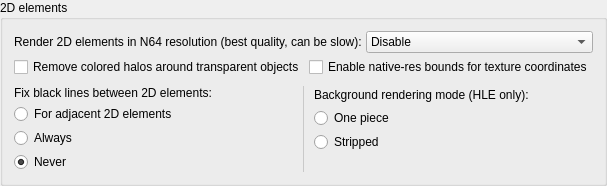
          <widget class="QGroupBox" name="nativeRes2DGroupBox">
           <property name="title">
            <string>2D elements</string>
           </property>
           <layout class="QVBoxLayout" name="verticalLayout_48">
            <property name="spacing">
             <number>9</number>
            </property>
            <item>
             <layout class="QVBoxLayout" name="verticalLayout_31">
              <property name="spacing">
               <number>4</number>
              </property>
              <property name="leftMargin">
               <number>0</number>
              </property>
              <property name="topMargin">
               <number>0</number>
              </property>
              <property name="rightMargin">
               <number>0</number>
              </property>
              <property name="bottomMargin">
               <number>0</number>
              </property>
              <item>
               <layout class="QHBoxLayout" name="nativeRes2Dlayout">
                <item>
                 <widget class="QLabel" name="nativeRes2DLabel">
                  <property name="toolTip">
                   <string>&lt;html&gt;&lt;head/&gt;&lt;body&gt;&lt;p&gt;When checked, 2D elements are rendered at the N64s resolution before copying them to output. This usually eliminates display issues with 2D elements, but it can be slow. This option uses heuristics to detect adjacent 2D elements that doesn't work for every game.&lt;/p&gt;&lt;p&gt;[Recommended: &lt;span style=&quot; font-style:italic;&quot;&gt;Checked, unless you have performance problems&lt;/span&gt;]&lt;/p&gt;&lt;/body&gt;&lt;/html&gt;</string>
                  </property>
                  <property name="text">
                   <string>Render 2D elements in N64 resolution (best quality, can be slow):</string>
                  </property>
                 </widget>
                </item>
                <item>
                 <widget class="QComboBox" name="nativeRes2DComboBox">
                  <property name="toolTip">
                   <string>&lt;html&gt;&lt;head/&gt;&lt;body&gt;&lt;p&gt;When checked, 2D elements are rendered at the N64s resolution before copying them to output. This usually eliminates display issues with 2D elements, but it can be slow. This option uses heuristics to detect adjacent 2D elements that doesn't work for every game.&lt;/p&gt;&lt;p&gt;[Recommended: &lt;span style=&quot; font-style:italic;&quot;&gt;Checked, unless you have performance problems&lt;/span&gt;]&lt;/p&gt;&lt;/body&gt;&lt;/html&gt;</string>
                  </property>
                  <item>
                   <property name="text">
                    <string>Disable</string>
                   </property>
                  </item>
                  <item>
                   <property name="text">
                    <string>Enable optimized</string>
                   </property>
                  </item>
                  <item>
                   <property name="text">
                    <string>Enable unoptimized</string>
                   </property>
                  </item>
                 </widget>
                </item>
               </layout>
              </item>
              <item>
               <layout class="QHBoxLayout" name="horizontalLayout_29">
                <item>
                 <widget class="QCheckBox" name="halosRemovalCheckBox">
                  <property name="text">
                   <string>Remove colored halos around transparent objects</string>
                  </property>
                 </widget>
                </item>
                <item>
                 <widget class="QCheckBox" name="texCoordBoundsCheckBox">
                  <property name="toolTip">
                   <string>&lt;html&gt;&lt;head/&gt;&lt;body&gt;&lt;p&gt;Bound texture rectangle texture coordinates to the values they take in native resolutions. It prevents garbage due to fetching out of texture bounds, but can result in hard edges.&lt;/p&gt;&lt;/body&gt;&lt;/html&gt;</string>
                  </property>
                  <property name="text">
                   <string>Enable native-res bounds for texture coordinates</string>
                  </property>
                 </widget>
                </item>
               </layout>
              </item>
             </layout>
            </item>
            <item>
             <layout class="QHBoxLayout" name="horizontalLayout_15">
              <property name="spacing">
               <number>9</number>
              </property>
              <item>
               <widget class="QFrame" name="fixTexrectFrame">
                <property name="toolTip">
                 <string>&lt;html&gt;&lt;head/&gt;&lt;body&gt;&lt;p&gt;In some games the coordinates for parts of 2D elements are not aligned: there is a half-pixel split between adjacent elements. When rendering at the N64's original resolution it isn't visible, but when the image is scaled up it results in black lines. This option attempts to connect these 2D elements.&lt;/p&gt;&lt;p&gt;&lt;span style=&quot; font-weight:600;&quot;&gt;For adjacent 2D elements&lt;/span&gt;: Apply the correction only for polygons that need it. Select this option for games that have issues with black lines.&lt;/p&gt;&lt;p&gt;&lt;span style=&quot; font-weight:600;&quot;&gt;Always&lt;/span&gt;: Apply the correction for every 2D element. Select this option when &lt;span style=&quot; font-weight:600;&quot;&gt;For adjacent 2D elements&lt;/span&gt; doesn't help.&lt;/p&gt;&lt;p&gt;&lt;span style=&quot; font-weight:600;&quot;&gt;Never&lt;/span&gt;: Don't attempt to correct black lines between 2D elements.&lt;/p&gt;&lt;p&gt;[Recommended: &lt;span style=&quot; font-style:italic;&quot;&gt;Game dependent, mostly Never&lt;/span&gt;]&lt;/p&gt;&lt;/body&gt;&lt;/html&gt;</string>
                </property>
                <layout class="QVBoxLayout" name="verticalLayout_5">
                 <property name="spacing">
                  <number>4</number>
                 </property>
                 <property name="leftMargin">
                  <number>0</number>
                 </property>
                 <property name="topMargin">
                  <number>0</number>
                 </property>
                 <property name="rightMargin">
                  <number>0</number>
                 </property>
                 <property name="bottomMargin">
                  <number>0</number>
                 </property>
                 <item>
                  <widget class="QLabel" name="fixBlackLinesLabel">
                   <property name="text">
                    <string extracomment="2D elements, formerly labelled texrects, are usually used for title screens or HUDs">Fix black lines between 2D elements:</string>
                   </property>
                   <property name="wordWrap">
                    <bool>true</bool>
                   </property>
                  </widget>
                 </item>
                 <item>
                  <widget class="QRadioButton" name="fixTexrectSmartRadioButton">
                   <property name="sizePolicy">
                    <sizepolicy hsizetype="Preferred" vsizetype="Fixed">
                     <horstretch>0</horstretch>
                     <verstretch>0</verstretch>
                    </sizepolicy>
                   </property>
                   <property name="text">
                    <string extracomment="The label for this control is &quot;Fix black lines between 2D elements&quot;">For adjacent 2D elements</string>
                   </property>
                   <attribute name="buttonGroup">
                    <string notr="true">fixTexrectCoordsButtonGroup</string>
                   </attribute>
                  </widget>
                 </item>
                 <item>
                  <widget class="QRadioButton" name="fixTexrectForceRadioButton">
                   <property name="text">
                    <string extracomment="The label for this control is &quot;Fix black lines between 2D elements&quot;">Always</string>
                   </property>
                   <attribute name="buttonGroup">
                    <string notr="true">fixTexrectCoordsButtonGroup</string>
                   </attribute>
                  </widget>
                 </item>
                 <item>
                  <widget class="QRadioButton" name="fixTexrectDisableRadioButton">
                   <property name="text">
                    <string extracomment="The label for this control is &quot;Fix black lines between 2D elements&quot;">Never</string>
                   </property>
                   <property name="checked">
                    <bool>true</bool>
                   </property>
                   <attribute name="buttonGroup">
                    <string notr="true">fixTexrectCoordsButtonGroup</string>
                   </attribute>
                  </widget>
                 </item>
                </layout>
               </widget>
              </item>
              <item>
               <widget class="Line" name="line_2">
                <property name="styleSheet">
                 <string notr="true">color: rgba(0, 0, 0, 15%);</string>
                </property>
                <property name="frameShadow">
                 <enum>QFrame::Plain</enum>
                </property>
                <property name="orientation">
                 <enum>Qt::Vertical</enum>
                </property>
               </widget>
              </item>
              <item>
               <widget class="QFrame" name="bgModeFrame">
                <property name="toolTip">
                 <string>&lt;html&gt;&lt;head/&gt;&lt;body&gt;&lt;p&gt;Background is a complex macro command used to render large (normally full screen) images. Since background images usually don't fit texture memory, the microcode splits them on narrow strips and renders them one by one. HLE code has two modes to emulate background commands:&lt;/p&gt;&lt;p&gt;&lt;span style=&quot; font-weight:600;&quot;&gt;One piece&lt;/span&gt;: The whole background image rendred as one textured rectangle. This method is normally much faster, but the result is not always correct.&lt;/p&gt;&lt;p&gt;&lt;span style=&quot; font-weight:600;&quot;&gt;Stripped&lt;/span&gt;: This method emulates background commands as close as possible to actual microcode implementation. It's slower but more precise. Another problem: some games may have gaps between rendered strips in high resolution. Use &amp;quot;Render 2D elements in N64 resolution&amp;quot; option to remove the gaps.&lt;/p&gt;&lt;p&gt;[Recommended: &lt;span style=&quot; font-style:italic;&quot;&gt;Game dependent, mostly Stripped&lt;/span&gt;]&lt;/p&gt;&lt;/body&gt;&lt;/html&gt;</string>
                </property>
                <layout class="QVBoxLayout" name="verticalLayout_35">
                 <property name="spacing">
                  <number>4</number>
                 </property>
                 <property name="leftMargin">
                  <number>0</number>
                 </property>
                 <property name="topMargin">
                  <number>0</number>
                 </property>
                 <property name="rightMargin">
                  <number>0</number>
                 </property>
                 <property name="bottomMargin">
                  <number>0</number>
                 </property>
                 <item>
                  <widget class="QLabel" name="bgModeLabel">
                   <property name="text">
                    <string>Background rendering mode (HLE only):</string>
                   </property>
                  </widget>
                 </item>
                 <item>
                  <widget class="QRadioButton" name="bgModeOnePieceRadioButton">
                   <property name="text">
                    <string>One piece</string>
                   </property>
                  </widget>
                 </item>
                 <item>
                  <widget class="QRadioButton" name="bgModeStrippedRadioButton">
                   <property name="text">
                    <string>Stripped</string>
                   </property>
                  </widget>
                 </item>
                 <item>
                  <spacer name="verticalSpacer_13">
                   <property name="orientation">
                    <enum>Qt::Vertical</enum>
                   </property>
                   <property name="sizeType">
                    <enum>QSizePolicy::Preferred</enum>
                   </property>
                   <property name="sizeHint" stdset="0">
                    <size>
                     <width>0</width>
                     <height>20</height>
                    </size>
                   </property>
                  </spacer>
                 </item>
                </layout>
               </widget>
              </item>
             </layout>
            </item>
           </layout>
          </widget>
